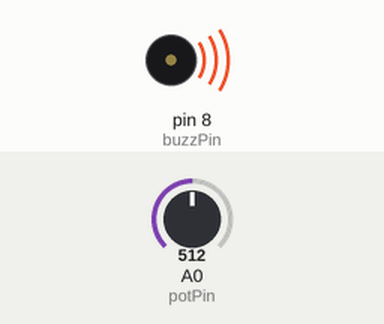
The sketch below on a simulated Arduino Uno, built with avr-gcc and run on an emulated ATmega328P. On the bench: buzzer (waves = sounding). Inputs (shaded band) come from the test bench; at power-on: A0 (potPin) = 512. What the sketch prints to the serial monitor is not drawn.

Above: at 0.1 s.
Timing chart, 0 to 1.6 s (numbered marks = the images above):
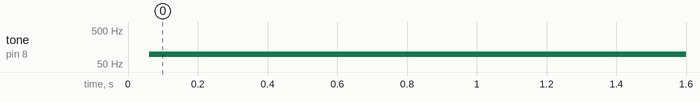

The sketch:

Lesson24_oct27c.ino
```cpp
// When potentiometer is at min 10000 microsecond delay
// when potentiometer is at max 60 microsecond delay

int potVal;
int potPin = A0;
int buzzPin = 8;
float toneVal;

void setup() {
  // put your setup code here, to run once:
  Serial.begin(9600);
  pinMode(buzzPin, OUTPUT);
  pinMode(potPin, INPUT);
}

void loop() {
  // put your main code here, to run repeatedly:
  potVal = analogRead(potPin);
  Serial.println(potVal);

  toneVal = (9940./1023.) * (potVal) + 60;

  digitalWrite(buzzPin, HIGH);
  delayMicroseconds(toneVal);
  digitalWrite(buzzPin, LOW);
  delayMicroseconds(toneVal);
}
```

Measured:
- by itself, tone on pin 8 (buzzPin): silent → 96 Hz at 0.06 s
